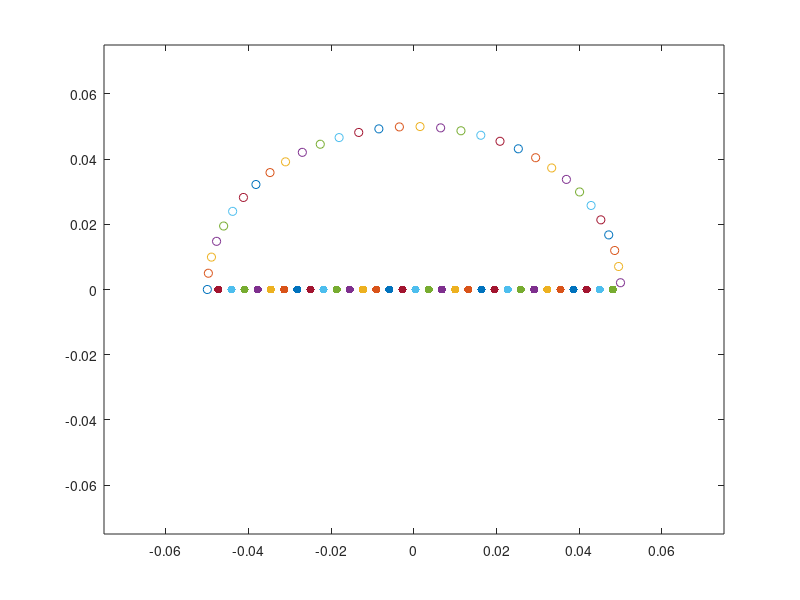

This chart was generated by the following MATLAB code:
% parametric test

% making an open loop step pattern
a = .05; % step length = 2*a
b = .05; % step height = b
% time t = 0:2*pi parameter for step length
% one quarter of the time it's in the air, 3/4 on ground.
close all;
figure;
plot(0,0); hold on;
xlim([-a a]*1.5);
ylim([-b b ]*1.5);
fractionStep = 1/2;

for t = 0:.1:2*pi

if (t>=0 && t<2*pi*fractionStep) % swing phase
    z = -b*sin(t/fractionStep/2 - pi);
    y = a*cos(t/fractionStep/2 - pi);
    scatter(y,z);
else % stance phase
      y = a - 2*a*(t/(2*pi - 2*pi*fractionStep) - 2*pi*fractionStep/(2*pi - 2*pi*fractionStep));
      z = 0;
      scatter(y,z,'filled');
end


pause(.05);
end
